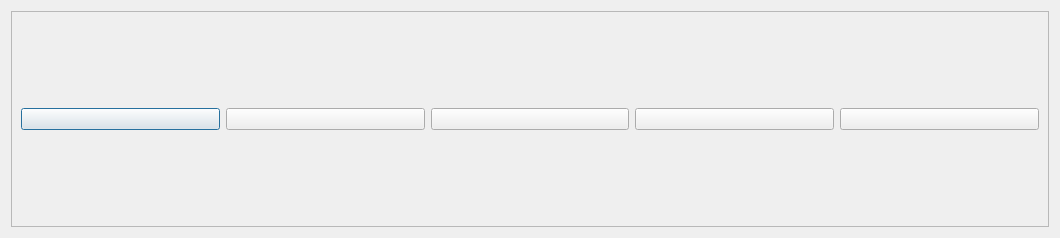
<?xml version="1.0" encoding="UTF-8"?>
<ui version="4.0">
 <class>Dialog</class>
 <widget class="QDialog" name="Dialog">
  <property name="geometry">
   <rect>
    <x>0</x>
    <y>0</y>
    <width>1060</width>
    <height>238</height>
   </rect>
  </property>
  <property name="windowTitle">
   <string>Dialog</string>
  </property>
  <layout class="QHBoxLayout" name="horizontalLayout_2">
   <item>
    <widget class="QFrame" name="frame">
     <property name="frameShape">
      <enum>QFrame::StyledPanel</enum>
     </property>
     <property name="frameShadow">
      <enum>QFrame::Raised</enum>
     </property>
     <layout class="QHBoxLayout" name="horizontalLayout">
      <item>
       <widget class="QPushButton" name="actButton">
        <property name="enabled">
         <bool>true</bool>
        </property>
        <property name="text">
         <string/>
        </property>
        <property name="icon">
         <iconset>
          <normaloff>../images/parties/act.png</normaloff>../images/parties/act.png</iconset>
        </property>
        <property name="iconSize">
         <size>
          <width>180</width>
          <height>190</height>
         </size>
        </property>
       </widget>
      </item>
      <item>
       <widget class="QPushButton" name="labourButton">
        <property name="text">
         <string/>
        </property>
        <property name="icon">
         <iconset>
          <normaloff>../images/parties/labour.png</normaloff>../images/parties/labour.png</iconset>
        </property>
        <property name="iconSize">
         <size>
          <width>180</width>
          <height>190</height>
         </size>
        </property>
       </widget>
      </item>
      <item>
       <widget class="QPushButton" name="greenButton">
        <property name="text">
         <string/>
        </property>
        <property name="icon">
         <iconset>
          <normaloff>../images/parties/green.png</normaloff>../images/parties/green.png</iconset>
        </property>
        <property name="iconSize">
         <size>
          <width>180</width>
          <height>190</height>
         </size>
        </property>
       </widget>
      </item>
      <item>
       <widget class="QPushButton" name="nationalButton">
        <property name="text">
         <string/>
        </property>
        <property name="icon">
         <iconset>
          <normaloff>../images/parties/national.png</normaloff>../images/parties/national.png</iconset>
        </property>
        <property name="iconSize">
         <size>
          <width>180</width>
          <height>190</height>
         </size>
        </property>
       </widget>
      </item>
      <item>
       <widget class="QPushButton" name="maoriButton">
        <property name="text">
         <string/>
        </property>
        <property name="icon">
         <iconset>
          <normaloff>../images/parties/maori.png</normaloff>../images/parties/maori.png</iconset>
        </property>
        <property name="iconSize">
         <size>
          <width>180</width>
          <height>190</height>
         </size>
        </property>
       </widget>
      </item>
     </layout>
    </widget>
   </item>
  </layout>
 </widget>
 <resources/>
 <connections/>
</ui>
